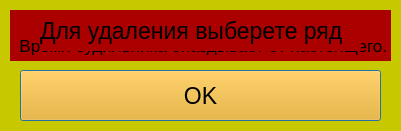
<?xml version="1.0" encoding="UTF-8"?>
<ui version="4.0">
 <class>Dialog</class>
 <widget class="QDialog" name="Dialog">
  <property name="geometry">
   <rect>
    <x>0</x>
    <y>0</y>
    <width>401</width>
    <height>131</height>
   </rect>
  </property>
  <property name="minimumSize">
   <size>
    <width>401</width>
    <height>131</height>
   </size>
  </property>
  <property name="maximumSize">
   <size>
    <width>401</width>
    <height>131</height>
   </size>
  </property>
  <property name="windowTitle">
   <string>Ошибка</string>
  </property>
  <property name="styleSheet">
   <string notr="true">background-color: rgb(200, 200, 0);</string>
  </property>
  <widget class="QPushButton" name="pushButton">
   <property name="geometry">
    <rect>
     <x>20</x>
     <y>70</y>
     <width>361</width>
     <height>51</height>
    </rect>
   </property>
   <property name="font">
    <font>
     <pointsize>17</pointsize>
    </font>
   </property>
   <property name="styleSheet">
    <string notr="true">background-color: rgb(255, 170, 0);</string>
   </property>
   <property name="text">
    <string>OK</string>
   </property>
  </widget>
  <widget class="QLabel" name="label">
   <property name="geometry">
    <rect>
     <x>10</x>
     <y>10</y>
     <width>381</width>
     <height>21</height>
    </rect>
   </property>
   <property name="font">
    <font>
     <pointsize>13</pointsize>
    </font>
   </property>
   <property name="styleSheet">
    <string notr="true">background-color: rgb(170, 0, 0);</string>
   </property>
   <property name="text">
    <string/>
   </property>
   <property name="textFormat">
    <enum>Qt::PlainText</enum>
   </property>
  </widget>
  <widget class="QLabel" name="label_2">
   <property name="geometry">
    <rect>
     <x>10</x>
     <y>30</y>
     <width>381</width>
     <height>31</height>
    </rect>
   </property>
   <property name="font">
    <font>
     <pointsize>13</pointsize>
    </font>
   </property>
   <property name="styleSheet">
    <string notr="true">background-color: rgb(170, 0, 0);</string>
   </property>
   <property name="text">
    <string>  Время будильника опаздывает от настоящего.</string>
   </property>
  </widget>
  <widget class="QLabel" name="label_3">
   <property name="geometry">
    <rect>
     <x>40</x>
     <y>10</y>
     <width>321</width>
     <height>41</height>
    </rect>
   </property>
   <property name="font">
    <font>
     <pointsize>17</pointsize>
    </font>
   </property>
   <property name="styleSheet">
    <string notr="true">background-color: rgb(170, 0, 0);</string>
   </property>
   <property name="text">
    <string>Для удаления выберете ряд</string>
   </property>
  </widget>
 </widget>
 <resources/>
 <connections/>
</ui>
